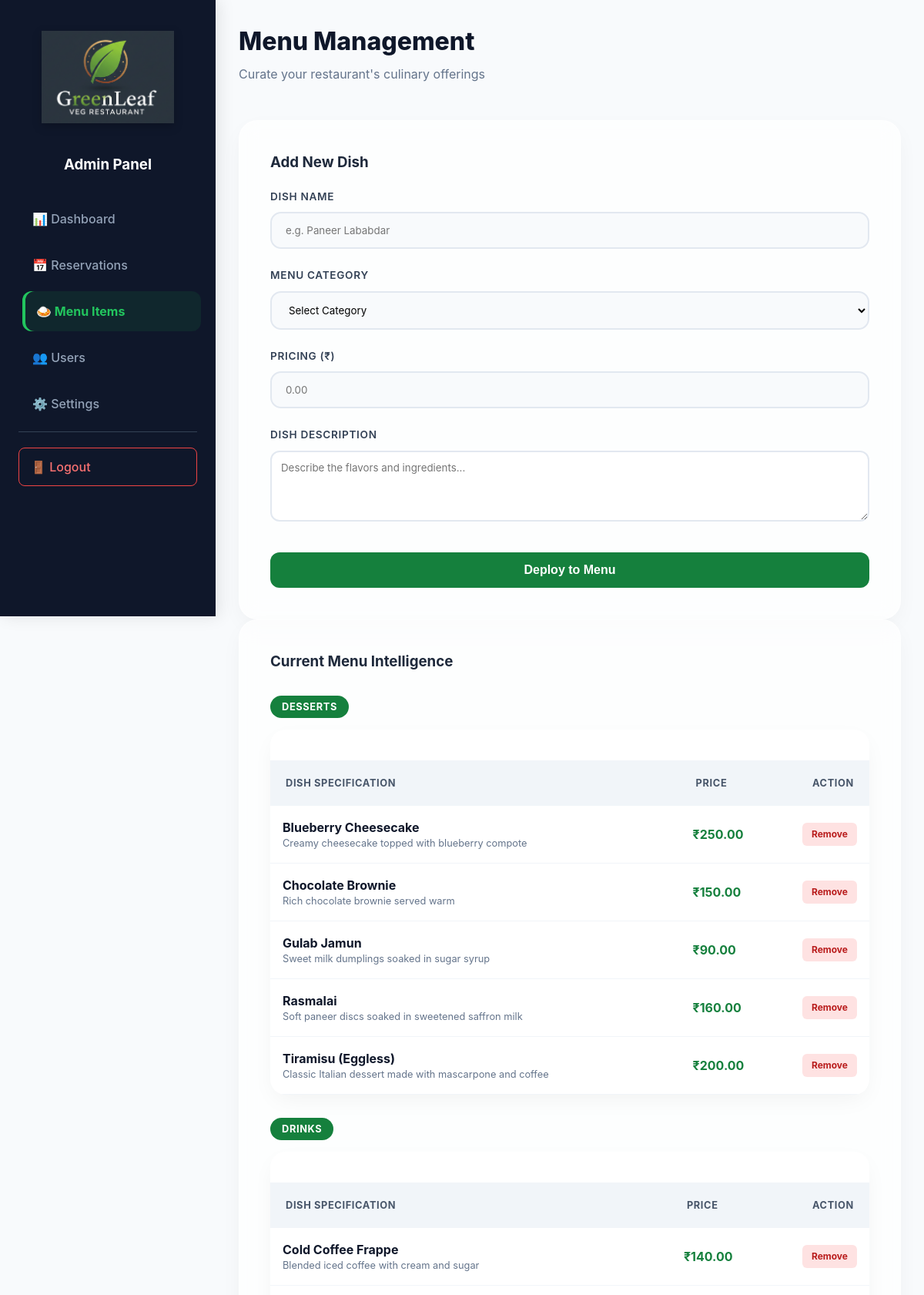
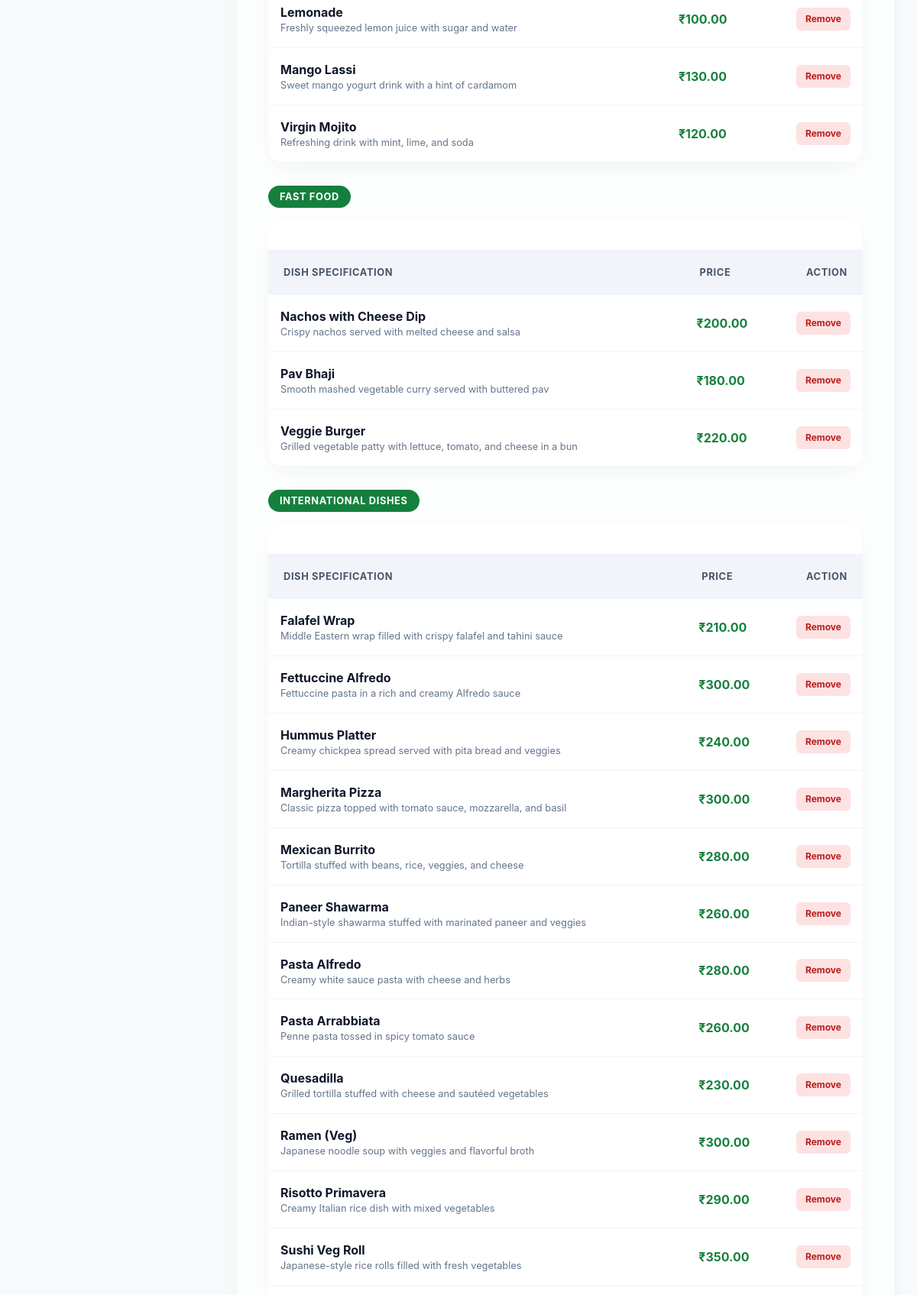
Screenshot of /admin/manage-menu.php (signed in, upper part) with the database file from the repository (2 pictures, top to bottom).
### tables this page shows
CREATE TABLE `menu` (
  `id` int(11) NOT NULL,
  `name` varchar(100) NOT NULL,
  `description` text DEFAULT NULL,
  `price` decimal(10,2) NOT NULL,
  `category` varchar(50) NOT NULL,
  `created_at` timestamp NOT NULL DEFAULT current_timestamp() ON UPDATE current_timestamp()
);

### admin/manage-menu.php (the view, shortened to what this page needs)
<?php
require 'config.php';
$stmt = $dbh->query("SELECT category, id, name, price, description FROM menu ORDER BY category, name");
$menu_items = $stmt->fetchAll(PDO::FETCH_GROUP|PDO::FETCH_ASSOC);
?>
<!DOCTYPE html>
<html lang="en">
<head>
    <link rel="icon" type="image/x-icon" href="assets/img/favicon.ico"> <link rel="stylesheet" href="assets/css/admin-styles.css">
    <link rel="stylesheet" href="assets/css/index-styles.css">
</head>
<body class="admin-body">
    <div class="admin-container">
        <?php include 'sidebar.php'; ?>
        <main class="admin-main">
            <header class="admin-header">
                <div class="header-title">
                    <h2>Menu Management</h2>
                    <p class="subtitle">Curate your restaurant's culinary offerings</p>
                </div>
            </header>
            <div class="menu-grid">
                <section class="admin-card glass-morph form-card">
                    <div class="card-header">
                        <h3 style="margin:0;">Add New Dish</h3>
                    </div>
                    <form method="POST" style="margin-top:20px;">
                        <div class="form-group">
                            <label for="dish-name">Dish Name</label>
                            <input type="text" id="dish-name" name="name" placeholder="e.g. Paneer Lababdar" required>
                        </div>
                        <div class="form-group">
                            <label for="menu-category">Menu Category</label>
                            <select name="category" id="menu-category" required>
                                <option value="" disabled selected>Select Category</option>
                            </select>
                        </div>
                        <div class="form-group">
                            <label for="dish-price">Pricing (₹)</label>
                            <input type="number" name="price" id="dish-price" step="0.01" placeholder="0.00" required>
                        </div>
                        <div class="form-group">
                            <label for="dish-description">Dish Description</label>
                            <textarea name="description" id="dish-description" rows="4" placeholder="Describe the flavors and ingredients..." style="width:100%; border-radius:12px; border:2px solid #e2e8f0; padding:12px; background:rgba(255,255,255,0.8);"></textarea>
                        </div>
                        <button type="submit" name="add_item" class="admin-login-btn" style="width:100%; margin-top:10px;">Deploy to Menu</button>
                    </form>
                </section>
                <section class="admin-card glass-morph">
                    <div class="card-header">
                        <h3 style="margin:0;">Current Menu Intelligence</h3>
                    </div>
                    <?php foreach ($menu_items as $category => $items): ?>
                        <div class="category-block" style="margin-top:30px;">
                            <h4 class="category-label" style="display:inline-block; background:var(--primary-green); color:white; padding:5px 15px; border-radius:50px; font-size:0.8rem; text-transform:uppercase; letter-spacing:0.05em; margin-bottom:15px;">
                                <?php echo htmlspecialchars($category); ?>
                            </h4>
                            <div class="table-responsive">
                                <table class="admin-table">
                                    <thead>
                                        <tr>
                                            <th>Dish Specification</th>
                                            <th style="width:100px;">Price</th>
                                            <th style="text-align: right;">Action</th>
                                        </tr>
                                    </thead>
                                    <tbody>
                                        <?php foreach ($items as $item): ?>
                                        <tr class="table-row-hover">
                                            <td>
                                                <div style="font-weight: 700; color: var(--sidebar-bg);"><?php echo htmlspecialchars($item['name']); ?></div>
                                                <div style="font-size: 0.8rem; color: var(--text-muted); line-height:1.4;"><?php echo htmlspecialchars($item['description']); ?></div>
                                            </td>
                                            <td>
                                                <span style="font-weight: 700; color: var(--primary-green);">₹<?php echo number_format($item['price'], 2); ?></span>
                                            </td>
                                            <td style="text-align: right;">
                                                <a href="?delete=<?php echo $item['id']; ?>" class="delete-btn" onclick="return confirm('Archive this dish? This will remove it from the public menu.')" >
                                                   Remove
                                                </a>
                                            </td>
                                        </tr>
                                        <?php endforeach; ?>
                                    </tbody>
                                </table>
                            </div>
                        </div>
                    <?php endforeach; ?>
                </section>
            </div>
        </main>
    </div>
</body>
</html>

### admin/assets/css/admin-styles.css (style rules this page uses)
:root { --admin-bg: #f8fafc; --sidebar-bg: #0f172a; --primary-green: #15803d; --accent-green: #22c55e; --text-main: #1e293b; --text-muted: #64748b; --error-red: #ef4444; --glass-white: rgba(255, 255, 255, 0.7); --shadow-premium: 0 10px 30px -5px rgba(0, 0, 0, 0.05); }
.admin-body { background: var(--admin-bg); margin: 0; font-family: 'Inter', system-ui, -apple-system, sans-serif; color: var(--text-main); line-height: 1.5; }
.admin-container { display: flex; min-height: 100vh; }
.admin-main { flex: 1; padding: 30px; }
.admin-header { display: flex; justify-content: space-between; align-items: center; margin-bottom: 3rem; }
.admin-card { background: white; padding: 25px; border-radius: 12px; box-shadow: 0 4px 6px rgba(0,0,0,0.05); }
.admin-login-btn { background: var(--primary-green); color: white; border: none; cursor: pointer; font-size: 1rem; transition: background 0.3s; padding: 14px 28px; border-radius: 12px; font-weight: 700; }
.admin-table { width: 100%; margin-top: 2.5rem; border: none; border-radius: 24px; border-collapse: collapse; }
.admin-table th { text-transform: uppercase; font-size: 0.75rem; letter-spacing: 0.05em; color: var(--text-muted); background: #f1f5f9; padding: 16px; }
.admin-table td { padding: 16px; border-bottom: 1px solid #f1f5f9; }
.admin-card.glass-morph { backdrop-filter: blur(12px); -webkit-backdrop-filter: blur(12px); border: 1px solid rgba(255, 255, 255, 0.5); border-radius: 24px; background: var(--glass-white); padding: 2.5rem; box-shadow: var(--shadow-premium); transition: transform 0.3s ease; }
.header-title h2 { font-weight: 800; color: var(--sidebar-bg); margin: 0; font-size: 2rem; }
.subtitle { color: var(--text-muted); font-size: 1rem; margin-top: 6px; }
.filter-form input, .form-group input, .form-group select, .form-group textarea { width: 100%; padding: 14px 18px; border: 2px solid #e2e8f0; border-radius: 14px; background: #f8fafc; font-family: inherit; transition: all 0.2s; }
.table-responsive { overflow-x: auto; border-radius: 20px; overflow-y: hidden; background: white; box-shadow: var(--shadow-premium); }
.admin-table thead th { color: #475569; font-weight: 700; text-transform: uppercase; letter-spacing: 0.05em; border: none; background: #f1f5f9; font-size: 0.8rem; padding: 20px; text-align: left; }
.table-row-hover { transition: background 0.2s ease; }
.delete-btn { background: #fee2e2; color: #b91c1c; padding: 6px 12px; border-radius: 6px; font-size: 0.75rem; text-decoration: none; font-weight: 700; transition: all 0.3s ease; border: none; display: inline-flex; align-items: center; justify-content: center; }

### admin/assets/css/index-styles.css (style rules this page uses)
:root { --admin-dark-bg: #0f172a; --admin-card-bg: rgba(255, 255, 255, 0.95); --admin-green-primary: #15803d; --admin-green-hover: #166534; --text-slate: #64748b; --error-red: #ef4444; }
* { box-sizing: border-box; margin: 0; padding: 0; }
.form-group { text-align: left; margin-bottom: 24px; }
.form-group label { font-size: 0.85rem; font-weight: 600; color: #334155; margin-bottom: 10px; display: block; text-align: left; text-transform: uppercase; letter-spacing: 0.05em; }

### rows the page displays
menu: name "Blueberry Cheesecake", description "Creamy cheesecake topped with blueberry compote", price "250.00"
menu: name "Chocolate Brownie", description "Rich chocolate brownie served warm", price "150.00"
menu: name "Gulab Jamun", description "Sweet milk dumplings soaked in sugar syrup", price "90.00"
menu: name "Rasmalai", description "Soft paneer discs soaked in sweetened saffron milk", price "160.00"
menu: name "Tiramisu (Eggless)", description "Classic Italian dessert made with mascarpone and coffee", price "200.00"
menu: name "Cold Coffee Frappe", description "Blended iced coffee with cream and sugar", price "140.00"
menu: name "Lemonade", description "Freshly squeezed lemon juice with sugar and water", price "100.00"
menu: name "Mango Lassi", description "Sweet mango yogurt drink with a hint of cardamom", price "130.00"
menu: name "Virgin Mojito", description "Refreshing drink with mint, lime, and soda", price "120.00"
menu: name "Nachos with Cheese Dip", description "Crispy nachos served with melted cheese and salsa", price "200.00"
menu: name "Pav Bhaji", description "Smooth mashed vegetable curry served with buttered pav", price "180.00"
menu: name "Veggie Burger", description "Grilled vegetable patty with lettuce, tomato, and cheese in a bun", price "220.00"
menu: name "Falafel Wrap", description "Middle Eastern wrap filled with crispy falafel and tahini sauce", price "210.00"
menu: name "Fettuccine Alfredo", description "Fettuccine pasta in a rich and creamy Alfredo sauce", price "300.00"
menu: name "Hummus Platter", description "Creamy chickpea spread served with pita bread and veggies", price "240.00"
menu: name "Margherita Pizza", description "Classic pizza topped with tomato sauce, mozzarella, and basil", price "300.00"
menu: name "Mexican Burrito", description "Tortilla stuffed with beans, rice, veggies, and cheese", price "280.00"
menu: name "Paneer Shawarma", description "Indian-style shawarma stuffed with marinated paneer and veggies", price "260.00"
menu: name "Pasta Alfredo", description "Creamy white sauce pasta with cheese and herbs", price "280.00"
menu: name "Pasta Arrabbiata", description "Penne pasta tossed in spicy tomato sauce", price "260.00"
menu: name "Quesadilla", description "Grilled tortilla stuffed with cheese and sautéed vegetables", price "230.00"
menu: name "Ramen (Veg)", description "Japanese noodle soup with veggies and flavorful broth", price "300.00"
menu: name "Risotto Primavera", description "Creamy Italian rice dish with mixed vegetables", price "290.00"
menu: name "Sushi Veg Roll", description "Japanese-style rice rolls filled with fresh vegetables", price "350.00"

### other values shown
$category "DESSERTS"
$category "DRINKS"
$category "FAST FOOD"
$category "INTERNATIONAL DISHES"
